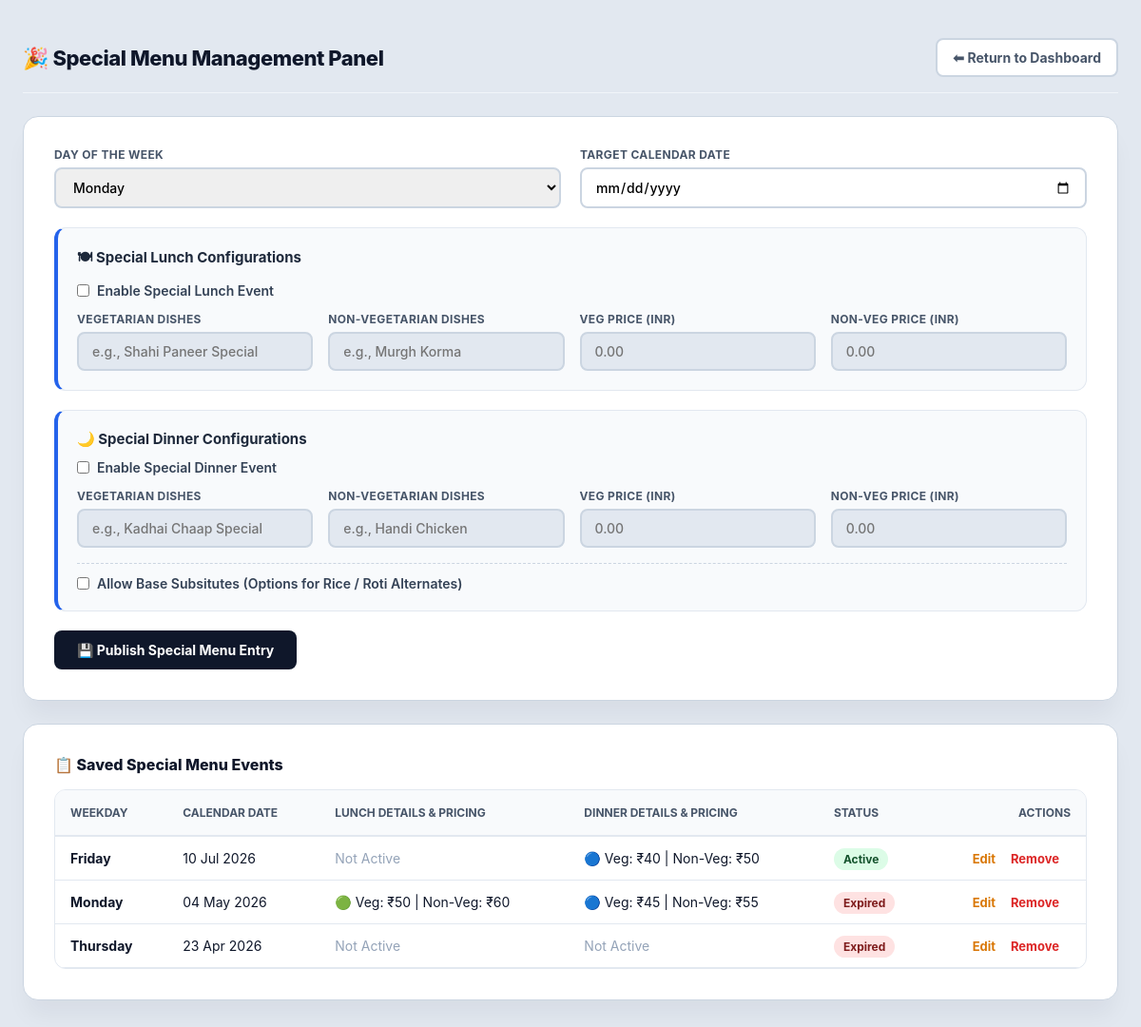
The page /admin/manage_special_menu.php (signed in) on the database its author committed.
### tables this page shows
CREATE TABLE `menu` (
  `id` int(11) NOT NULL,
  `day` varchar(20) DEFAULT NULL,
  `breakfast` varchar(255) DEFAULT NULL,
  `breakfast_price` int(11) DEFAULT 15,
  `lunch_veg` varchar(255) DEFAULT NULL,
  `lunch_nonveg` varchar(255) DEFAULT NULL,
  `has_lunch_nonveg` tinyint(1) DEFAULT 0,
  `lunch_veg_price` int(11) DEFAULT 33,
  `lunch_nonveg_price` int(11) DEFAULT 33,
  `dinner_veg` varchar(255) DEFAULT NULL,
  `dinner_nonveg` varchar(255) DEFAULT NULL,
  `has_dinner_nonveg` tinyint(1) DEFAULT 0,
  `dinner_veg_price` int(11) DEFAULT 33,
  `dinner_nonveg_price` int(11) DEFAULT 33,
  `has_base_option` tinyint(1) DEFAULT 0,
  `is_special` tinyint(1) DEFAULT 0,
  `special_date` date DEFAULT NULL,
  `special_lunch_veg_price` int(11) DEFAULT 40,
  `special_lunch_nonveg_price` int(11) DEFAULT 50,
  `special_dinner_veg_price` int(11) DEFAULT 40,
  `special_dinner_nonveg_price` int(11) DEFAULT 50,
  `is_active` tinyint(4) DEFAULT 1,
  `has_special_lunch` tinyint(1) DEFAULT 0,
  `has_special_dinner` tinyint(1) DEFAULT 0,
  `has_lunch` tinyint(1) DEFAULT 0,
  `has_dinner` tinyint(1) DEFAULT 0
);

### admin/manage_special_menu.php (the view, shortened to what this page needs)
<?php
require_once __DIR__ . "/../config/db_connect.php";
$edit = null;
$list_stmt = $pdo->query("SELECT * FROM menu WHERE is_special = 1 ORDER BY special_date DESC");
$existing_menus = $list_stmt->fetchAll(PDO::FETCH_ASSOC);
?>
<!DOCTYPE html>
<html lang="en">
<head>
</head>
<body>
    <div class="container">
        <div class="header-wrapper">
            <h2>🎉 Special Menu Management Panel</h2>
            <a href="dashboard.php" class="btn-back">⬅ Return to Dashboard</a>
        </div>
        <div class="card">
            <form method="POST" action="">
                <div class="grid-2">
                    <div>
                        <label class="field-title">Day of the Week</label>
                        <select name="day" required>
                            <?php
                            $days = ["Monday", "Tuesday", "Wednesday", "Thursday", "Friday", "Saturday", "Sunday"];
                            foreach ($days as $d) {
                                $selected = (isset($edit['day']) && $edit['day'] === $d) ? "selected" : "";
                                echo "<option value=\"$d\" $selected>$d</option>";
                            }
                            ?>
                        </select>
                    </div>
                    <div>
                        <label class="field-title">Target Calendar Date</label>
                        <input type="date" name="special_date" value="<?php echo htmlspecialchars($edit['special_date'] ?? ''); ?>" required>
                    </div>
                </div>
                <div class="section-block">
                    <h3>🍽 Special Lunch Configurations</h3>
                    <label class="switch-container">
                        <input type="checkbox" id="enable_lunch" name="enable_lunch" <?php echo (!empty($edit['has_lunch'])) ? "checked" : ""; ?>>
                        Enable Special Lunch Event
                    </label>
                    <div class="grid-4">
                        <div>
                            <label class="field-title">Vegetarian Dishes</label>
                            <input type="text" class="lunch-field" name="lunch_veg" value="<?php echo htmlspecialchars($edit['lunch_veg'] ?? ''); ?>" placeholder="e.g., Shahi Paneer Special">
                        </div>
                        <div>
                            <label class="field-title">Non-Vegetarian Dishes</label>
                            <input type="text" class="lunch-field" name="lunch_nonveg" value="<?php echo htmlspecialchars($edit['lunch_nonveg'] ?? ''); ?>" placeholder="e.g., Murgh Korma">
                        </div>
                        <div>
                            <label class="field-title">Veg Price (INR)</label>
                            <input type="number" step="0.01" class="lunch-field" name="lunch_veg_price" value="<?php echo htmlspecialchars($edit['special_lunch_veg_price'] ?? ''); ?>" placeholder="0.00">
                        </div>
                        <div>
                            <label class="field-title">Non-Veg Price (INR)</label>
                            <input type="number" step="0.01" class="lunch-field" name="lunch_nonveg_price" value="<?php echo htmlspecialchars($edit['special_lunch_nonveg_price'] ?? ''); ?>" placeholder="0.00">
                        </div>
                    </div>
                </div>
                <div class="section-block">
                    <h3>🌙 Special Dinner Configurations</h3>
                    <label class="switch-container">
                        <input type="checkbox" id="enable_dinner" name="enable_dinner" <?php echo (!empty($edit['has_dinner'])) ? "checked" : ""; ?>>
                        Enable Special Dinner Event
                    </label>
                    <div class="grid-4">
                        <div>
                            <label class="field-title">Vegetarian Dishes</label>
                            <input type="text" class="dinner-field" name="dinner_veg" value="<?php echo htmlspecialchars($edit['dinner_veg'] ?? ''); ?>" placeholder="e.g., Kadhai Chaap Special">
                        </div>
                        <div>
                            <label class="field-title">Non-Vegetarian Dishes</label>
                            <input type="text" class="dinner-field" name="dinner_nonveg" value="<?php echo htmlspecialchars($edit['dinner_nonveg'] ?? ''); ?>" placeholder="e.g., Handi Chicken">
                        </div>
                        <div>
                            <label class="field-title">Veg Price (INR)</label>
                            <input type="number" step="0.01" class="dinner-field" name="dinner_veg_price" value="<?php echo htmlspecialchars($edit['special_dinner_veg_price'] ?? ''); ?>" placeholder="0.00">
                        </div>
                        <div>
                            <label class="field-title">Non-Veg Price (INR)</label>
                            <input type="number" step="0.01" class="dinner-field" name="dinner_nonveg_price" value="<?php echo htmlspecialchars($edit['special_dinner_nonveg_price'] ?? ''); ?>" placeholder="0.00">
                        </div>
                    </div>
                    <label class="switch-container" style="margin-top: 16px; padding-top: 12px; border-top: 1px dashed #CBD5E1;">
                        <input type="checkbox" name="enable_base" <?php echo (!empty($edit['has_base_option'])) ? "checked" : ""; ?>>
                        Allow Base Subsitutes (Options for Rice / Roti Alternates)
                    </label>
                </div>
                <button type="submit" class="btn-submit">
                    <?php echo $edit ? "✏️ Update Selected Menu" : "💾 Publish Special Menu Entry"; ?>
                </button>
            </form>
        </div>
        <div class="card">
            <h3 style="font-size: 16px; font-weight: 800; margin-bottom: 16px; color: #0F172A;">📋 Saved Special Menu Events</h3>
            <div class="table-responsive">
                <table>
                    <thead>
                        <tr>
                            <th>Weekday</th>
                            <th>Calendar Date</th>
                            <th>Lunch Details & Pricing</th>
                            <th>Dinner Details & Pricing</th>
                            <th>Status</th>
                            <th style="text-align: right;">Actions</th>
                        </tr>
                    </thead>
                    <tbody>
                        <?php if (count($existing_menus) === 0): ?>
                            <tr>
                                <td colspan="6" style="text-align: center; color: #64748B; padding: 30px; font-weight: 500;">No special menu logs found in the database.</td>
                            </tr>
                        <?php else: ?>
                            <?php foreach ($existing_menus as $row): ?>
                                <tr>
                                    <td><strong><?php echo htmlspecialchars($row['day']); ?></strong></td>
                                    <td><?php echo date("d M Y", strtotime($row['special_date'])); ?></td>
                                    <td>
                                        <?php if ($row['has_lunch']): ?>
                                            🟢 Veg: ₹<?php echo $row['special_lunch_veg_price']; ?> | Non-Veg: ₹<?php echo $row['special_lunch_nonveg_price']; ?>
                                        <?php else: ?>
                                            <span style="color: #94A3B8;">Not Active</span>
                                        <?php endif; ?>
                                    </td>
                                    <td>
                                        <?php if ($row['has_dinner']): ?>
                                            🔵 Veg: ₹<?php echo $row['special_dinner_veg_price']; ?> | Non-Veg: ₹<?php echo $row['special_dinner_nonveg_price']; ?>
                                        <?php else: ?>
                                            <span style="color: #94A3B8;">Not Active</span>
                                        <?php endif; ?>
                                    </td>
                                    <td>
                                        <span class="badge <?php echo $row['is_active'] ? 'badge-active' : 'badge-expired'; ?>">
                                            <?php echo $row['is_active'] ? 'Active' : 'Expired'; ?>
                                        </span>
                                    </td>
                                    <td style="text-align: right;">
                                        <a href="?edit=<?php echo $row['id']; ?>" class="action-link act-edit">Edit</a>
                                        <a href="?delete=<?php echo $row['id']; ?>" class="action-link act-delete" onclick="return confirm('Delete this special menu configuration? This cannot be undone.')">Remove</a>
                                    </td>
                                </tr>
                            <?php endforeach; ?>
                        <?php endif; ?>
                    </tbody>
                </table>
            </div>
        </div>
    </div>
</body>
</html>

### admin/manage_special_menu.php (style rules this page uses)
* { margin: 0; padding: 0; box-sizing: border-box; font-family: 'Inter', 'Segoe UI', sans-serif; }
body { background: #E2E8F0; color: #0F172A; padding: 40px 24px; min-height: 100vh; }
.container { max-width: 1200px; margin: 0 auto; }
.card { background: #FFFFFF; border: 1px solid #CBD5E1; padding: 32px; border-radius: 16px; box-shadow: 0 20px 25px -5px rgba(15, 23, 42, 0.05); margin-bottom: 24px; }
.header-wrapper { display: flex; justify-content: space-between; align-items: center; border-bottom: 1px solid #F1F5F9; padding-bottom: 16px; margin-bottom: 24px; }
.header-wrapper h2 { font-size: 22px; font-weight: 800; color: #0F172A; letter-spacing: -0.02em; }
.grid-2 { display: grid; grid-template-columns: 1fr 1fr; gap: 20px; }
.grid-4 { display: grid; grid-template-columns: repeat(4, 1fr); gap: 16px; margin-top: 14px; }
label.field-title { font-size: 12px; font-weight: 700; color: #475569; text-transform: uppercase; letter-spacing: 0.03em; margin-bottom: 6px; display: block; }
input[type="text"], input[type="date"], input[type="number"], select { width: 100%; padding: 10px 14px; border: 2px solid #CBD5E1; border-radius: 8px; font-size: 14px; font-weight: 500; outline: none; transition: border-color 0.15s; }
.section-block { background: #F8FAFC; padding: 20px; border-radius: 12px; border: 1px solid #E2E8F0; border-left: 4px solid #2563EB; margin-top: 20px; }
.section-block h3 { font-size: 15px; font-weight: 700; color: #1E293B; margin-bottom: 12px; display: flex; align-items: center; gap: 8px; }
.switch-container { display: flex; align-items: center; gap: 8px; font-size: 14px; font-weight: 600; color: #334155; cursor: pointer; }
.table-responsive { width: 100%; overflow-x: auto; border: 1px solid #E2E8F0; border-radius: 12px; }
table { width: 100%; border-collapse: collapse; text-align: left; }
th { background: #F8FAFC; color: #475569; font-size: 12px; text-transform: uppercase; font-weight: 700; padding: 16px; border-bottom: 2px solid #E2E8F0; }
td { padding: 14px 16px; border-bottom: 1px solid #E2E8F0; font-size: 14px; }
.badge { padding: 4px 10px; border-radius: 9999px; font-size: 12px; font-weight: 700; }
.badge-active { background: #DCFCE7; color: #14532D; }
.badge-expired { background: #FEE2E2; color: #7F1D1D; }
.action-link { text-decoration: none; font-size: 13px; font-weight: 700; margin-right: 12px; }
.act-edit { color: #D97706; }
.act-delete { color: #DC2626; }
.btn-submit { background: #0F172A; color: #FFFFFF; padding: 12px 24px; border-radius: 8px; border: none; font-weight: 700; font-size: 14px; cursor: pointer; margin-top: 20px; }
.btn-back { display: inline-block; padding: 10px 16px; background: #FFFFFF; color: #475569; border: 2px solid #CBD5E1; border-radius: 8px; text-decoration: none; font-weight: 700; font-size: 14px; }
input:disabled { background: #E2E8F0; cursor: not-allowed; }

### rows shown on the page
menu: day "Friday", special_date "10 Jul 2026", has_lunch "Not Active", special_dinner_veg_price "40", special_dinner_nonveg_price "50", is_active "Active"
menu: day "Monday", special_date "04 May 2026", special_lunch_veg_price "50", special_lunch_nonveg_price "60", special_dinner_veg_price "45", special_dinner_nonveg_price "55", is_active "Expired"
menu: day "Thursday", special_date "23 Apr 2026", has_lunch "Not Active", has_dinner "Not Active", is_active "Expired"

### other values the page prints
form field day "Monday"
